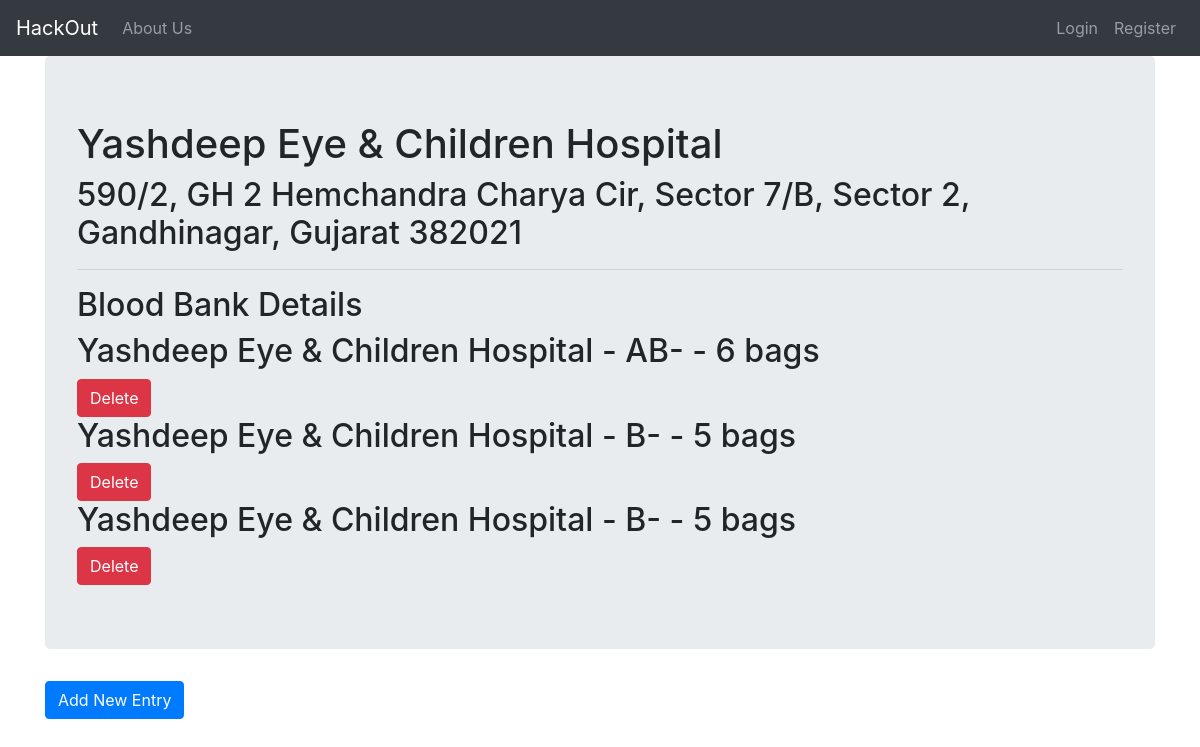
Before: /hospital/16 with the older database file.
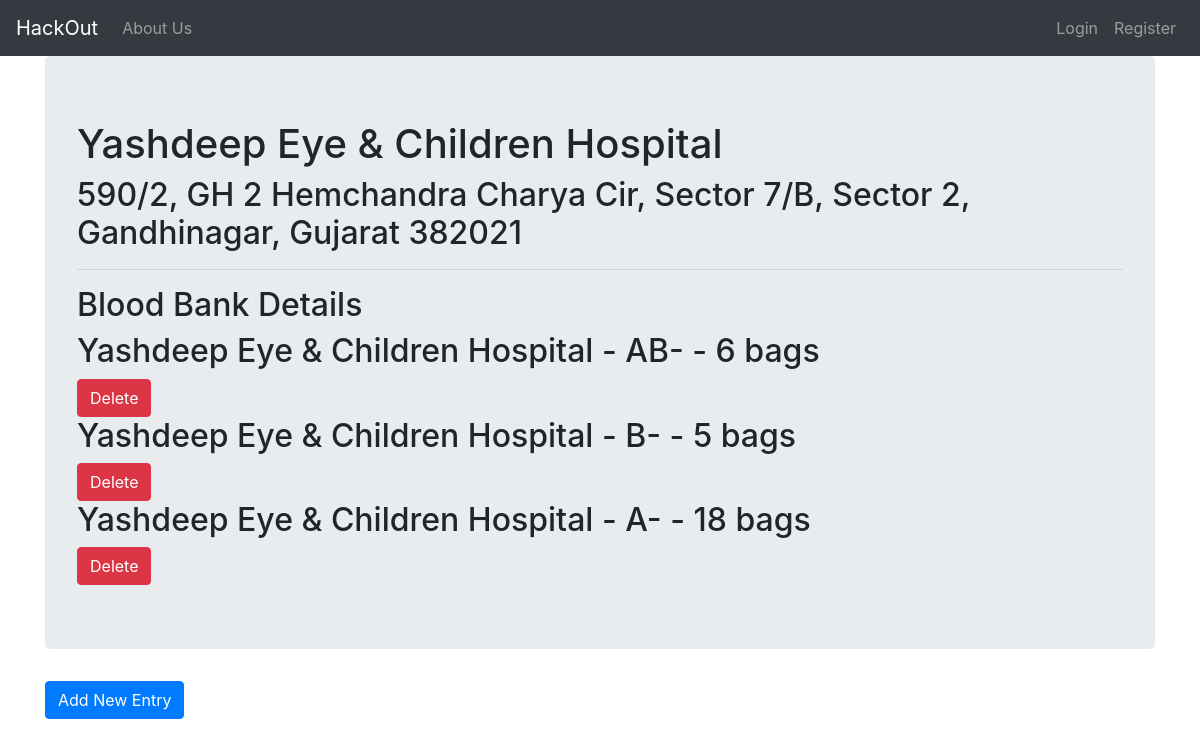
After: the same page with the newer database file.
### hospitals/models.py (models this page shows, shortened)
class Hospital(models.Model):
    name = models.CharField(max_length=256)
    address = models.CharField(max_length=256)
    location = models.CharField(max_length=300)
    def __str__(self):
        return self.name

class Entry(models.Model):
    blood_group = models.CharField(max_length=256)
    hospital = models.ForeignKey(
        Hospital, on_delete=models.CASCADE, related_name="entry")
    quantity = models.IntegerField()
    def __str__(self):
        return f"{self.hospital} - {self.blood_group}"

### hospitals/views.py (the view)
# urls.py: path('hospital/<int:pk>', HospitalDetailView.as_view(), name="hospital-detail"),
class HospitalDetailView(DetailView):
    model = Hospital
    template_name = "hospitals/hospital_detail.html"

### hospitals/templates/hospitals/hospital_detail.html
{% extends 'donors/base.html' %}
{% block content %}
    <div class="jumbotron">
        <h1>{{hospital.name}}</h1>
        <h2>{{hospital.address}}</h2>
        <hr>
        <h2>Blood Bank Details</h2>
        {% for entry in hospital.entry.all %}
            <h2>{{entry}} - {{entry.quantity}} bags</h2>
            <a href="{% url 'hospitals:entry-delete' pk=entry.pk %}" class='btn btn-danger'>Delete</a>
        {% endfor %}
    </div>
    <a href="{% url 'hospitals:entry-create' %}" class='btn btn-primary'>Add New Entry</a>
{% endblock content %}

### donors/templates/donors/base.html (shortened to what this page needs)
<!doctype html>
<html lang="en">
  <head>
    <link rel="stylesheet" href="https://stackpath.bootstrapcdn.com/bootstrap/4.3.1/css/bootstrap.min.css">
  </head>
  <body>
  <nav class="navbar navbar-expand-lg navbar-dark bg-dark">
  <a class="navbar-brand" href="{% url 'hospitals:index' %}">HackOut</a>
  <div class="collapse navbar-collapse" id="navbarSupportedContent">
    <ul class="navbar-nav mr-auto">
      <li class="nav-item">
        <a class="nav-link" href="#">About Us</a>
      </li>
    </ul>
    <ul class="navbar-nav ml-auto">
      {% if user.is_authenticated %}
        <li class="nav-item">
          <a href="{% url 'donors:donor-detail' pk=user.pk %}" class="nav-link">Profile</a>
        </li>
        <li class="nav-item">
          <a href="{% url 'donor_logout' %}" class="nav-link">Logout</a>
        </li>
        {% else %}
        <li class="nav-item">
          <a href="{% url 'donor_login' %}" class="nav-link">Login</a>
        </li>
        <li class="nav-item">
          <a href="{% url 'donors:donor-create' %}" class="nav-link">Register</a>
        </li>
      {% endif %}
    </ul>
  </div>
</nav>
    <div class="container">
        {% block content %}
        {% endblock content %}
    </div>
  </body>
</html>

Changed rows visible on the page:
removed Entry: hospital+blood_group "Yashdeep Eye & Children Hospital - B-", quantity "5"
added Entry: hospital+blood_group "Yashdeep Eye & Children Hospital - A-", quantity "18"
